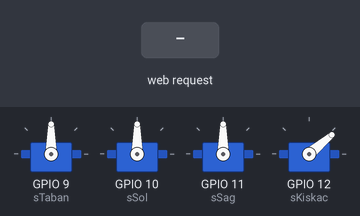
Bench run of a sketch on a simulated ESP32. Parts: 4 × servo. The inputs (shaded band) are chosen by the test bench. What the sketch prints to the serial monitor is not drawn.

Above: at 3.2 s.
3.3 s: HTTP request GET /?s1= received
At 3.71 s:
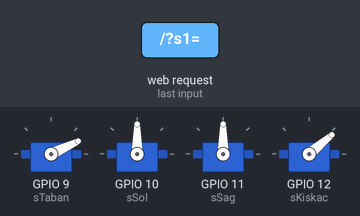
At 5.1 s:
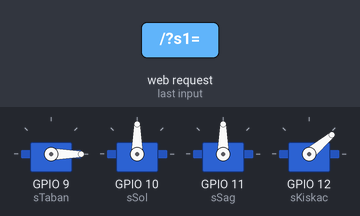
Timing chart, 0 to 6.6 s (numbered marks = the images above; inputs shaded):
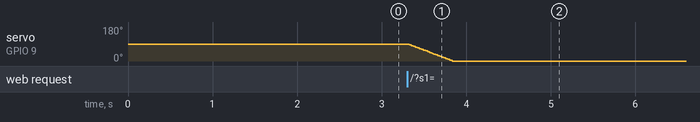

Measured:
- after the input at 3.3 s, servo on GPIO 9 (sTaban): moves from 90° to 0° over 0.53 s, starting at once

The sketch:

robotkol.ino
```cpp
#include <WiFi.h>
#include <Servo.h>

// Robotun kuracağı ağın bilgileri
char ap_ssid[] = "Robotkol_yonetim";
char ap_password[] = "12345678";

WiFiServer server(80);

// Servo Nesneleri
Servo sTaban, sSol, sSag, sKiskac;

// Pozisyon Kontrol Değişkenleri
int target[4]  = {90, 90, 90, 40};  // Web'den gelen hedef açılar
int current[4] = {90, 90, 90, 40};  // Motorun o anki gerçek açıları
unsigned long lastMoveTime = 0;
int moveDelay = 5; // Hız ayarı (ms). Değer büyüdükçe robot yavaşlar. 20-30 çok yavaştır.

void setup() {
  Serial.begin(115200);

  // Pin Tanımlamaları
  sTaban.attach(9);
  sSol.attach(10);
  sSag.attach(11);
  sKiskac.attach(12);

  // Başlangıç Pozisyonuna Gönder
  for(int i=0; i<4; i++) {
    if(i==0) sTaban.write(current[i]);
    if(i==1) sSol.write(current[i]);
    if(i==2) sSag.write(current[i]);
    if(i==3) sKiskac.write(current[i]);
  }

  Serial.println("Erisim Noktasi kuruluyor...");
  if (WiFi.beginAP(ap_ssid, ap_password) != WL_AP_LISTENING) {
    Serial.println("Hata: Ag kurulamadi!");
    while (true);
  }

  delay(2000);
  Serial.print("Robot IP: ");
  Serial.println(WiFi.localIP());
  server.begin();
}

void loop() {
  // 1. ADIM: Yumuşak Hareket Yönetimi (Non-blocking)
  if (millis() - lastMoveTime > moveDelay) {
    lastMoveTime = millis();

    for (int i = 0; i < 4; i++) {
      if (current[i] < target[i]) current[i]++;
      else if (current[i] > target[i]) current[i]--;

      // Fiziksel Yazma
      if(i == 0) sTaban.write(current[i]);
      else if(i == 1) sSol.write(current[i]);
      else if(i == 2) sSag.write(current[i]);
      else if(i == 3) sKiskac.write(current[i]);
    }
  }

  // 2. ADIM: Web Sunucu Yönetimi
  WiFiClient client = server.available();
  if (client) {
    String request = client.readStringUntil('\r');
    client.flush();

    // URL'den gelen Hedef Değerleri Güncelle (Kıskac s4)
    if (request.indexOf("GET /?s1=") != -1) {
      int pos = request.indexOf("s1=") + 3;
      target[0] = request.substring(pos, request.indexOf("&", pos)).toInt();
    }
    if (request.indexOf("s2=") != -1) {
      int pos = request.indexOf("s2=") + 3;
      target[1] = request.substring(pos, request.indexOf("&", pos)).toInt();
    }
    if (request.indexOf("s3=") != -1) {
      int pos = request.indexOf("s3=") + 3;
      target[2] = request.substring(pos, request.indexOf("&", pos)).toInt();
    }
    if (request.indexOf("s4=") != -1) {
      int pos = request.indexOf("s4=") + 3;
      target[3] = request.substring(pos, request.indexOf(" ", pos)).toInt();
    }

    // Arayüz Çıktısı
    client.println("HTTP/1.1 200 OK\nContent-Type: text/html\n");
    client.println("<!DOCTYPE HTML><html><head><meta name='viewport' content='width=device-width, initial-scale=1'>");
    client.println("<style>body{font-family:sans-serif; text-align:center; background:#eee; padding:10px;} .slider{width:85%; margin:15px;} .aci{font-weight:bold; color:#d35400;}</style></head><body>");
    client.println("<h2>Robot Kol Projesi</h2>");

    // Sürgülerin oluşturulması
    String motorNames[] = {"Taban", "Sol (Omuz)", "Sag (Dirsek)", "Kiskac"};
    for(int i=1; i<=4; i++) {
      int curVal = target[i-1];
      client.print("<p>" + motorNames[i-1] + ": <span class='aci' id='v" + String(i) + "'>" + String(curVal) + "</span>&deg;</p>");
      client.print("<input type='range' class='slider' onchange='send(" + String(i) + ", this)' oninput='u(" + String(i) + ", this.value)' min='0' max='180' value='" + String(curVal) + "'>");
    }

    client.println("<script>");
    client.println("function u(i, v){document.getElementById('v'+i).innerText=v;}");
    client.println("function send(id, el){");
    client.println("  var val = parseInt(el.value);");
    client.println("  if(id == 4 && (val < 40 || val > 130)){");
    client.println("    if(!confirm('Fiziksel sinir asiliyor, emin misiniz?')){");
    client.println("      val = (val < 40) ? 40 : 130; el.value = val; u(id, val);");
    client.println("    }");
    client.println("  }");
    client.println("  var xhttp = new XMLHttpRequest(); xhttp.open('GET', '/?s'+id+'='+val+'&', true); xhttp.send();");
    client.println("}");
    client.println("</script></body></html>");
    client.stop();
  }
}
```
